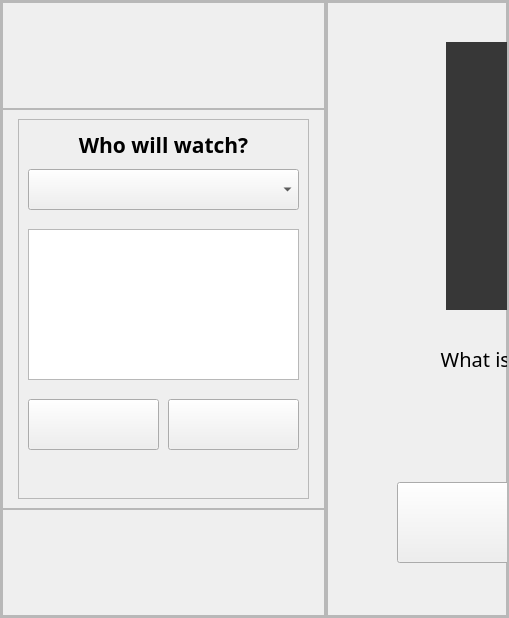
      <widget class="QWidget" name="page_2">
       <layout class="QVBoxLayout" name="verticalLayout">
        <property name="spacing">
         <number>0</number>
        </property>
        <property name="leftMargin">
         <number>0</number>
        </property>
        <property name="topMargin">
         <number>0</number>
        </property>
        <property name="rightMargin">
         <number>0</number>
        </property>
        <property name="bottomMargin">
         <number>0</number>
        </property>
        <item>
         <widget class="QFrame" name="frame">
          <property name="maximumSize">
           <size>
            <width>16777215</width>
            <height>40</height>
           </size>
          </property>
          <property name="styleSheet">
           <string notr="true"/>
          </property>
          <property name="frameShape">
           <enum>QFrame::StyledPanel</enum>
          </property>
          <property name="frameShadow">
           <enum>QFrame::Raised</enum>
          </property>
         </widget>
        </item>
        <item>
         <widget class="QFrame" name="frame_2">
          <property name="styleSheet">
           <string notr="true"/>
          </property>
          <property name="frameShape">
           <enum>QFrame::StyledPanel</enum>
          </property>
          <property name="frameShadow">
           <enum>QFrame::Raised</enum>
          </property>
          <layout class="QHBoxLayout" name="horizontalLayout_2">
           <property name="spacing">
            <number>0</number>
           </property>
           <property name="leftMargin">
            <number>0</number>
           </property>
           <property name="topMargin">
            <number>0</number>
           </property>
           <property name="rightMargin">
            <number>0</number>
           </property>
           <property name="bottomMargin">
            <number>0</number>
           </property>
           <item>
            <widget class="QFrame" name="frame_5">
             <property name="styleSheet">
              <string notr="true"/>
             </property>
             <property name="frameShape">
              <enum>QFrame::StyledPanel</enum>
             </property>
             <property name="frameShadow">
              <enum>QFrame::Raised</enum>
             </property>
             <layout class="QVBoxLayout" name="verticalLayout_3">
              <property name="spacing">
               <number>0</number>
              </property>
              <property name="leftMargin">
               <number>0</number>
              </property>
              <property name="topMargin">
               <number>0</number>
              </property>
              <property name="rightMargin">
               <number>0</number>
              </property>
              <property name="bottomMargin">
               <number>0</number>
              </property>
              <item>
               <widget class="QFrame" name="frame_10">
                <property name="frameShape">
                 <enum>QFrame::StyledPanel</enum>
                </property>
                <property name="frameShadow">
                 <enum>QFrame::Raised</enum>
                </property>
               </widget>
              </item>
              <item>
               <widget class="QFrame" name="frame_12">
                <property name="minimumSize">
                 <size>
                  <width>0</width>
                  <height>400</height>
                 </size>
                </property>
                <property name="maximumSize">
                 <size>
                  <width>16777215</width>
                  <height>400</height>
                 </size>
                </property>
                <property name="frameShape">
                 <enum>QFrame::StyledPanel</enum>
                </property>
                <property name="frameShadow">
                 <enum>QFrame::Raised</enum>
                </property>
                <layout class="QHBoxLayout" name="horizontalLayout_3">
                 <item>
                  <widget class="QFrame" name="frame_13">
                   <property name="maximumSize">
                    <size>
                     <width>53</width>
                     <height>16777215</height>
                    </size>
                   </property>
                   <property name="frameShape">
                    <enum>QFrame::StyledPanel</enum>
                   </property>
                   <property name="frameShadow">
                    <enum>QFrame::Raised</enum>
                   </property>
                  </widget>
                 </item>
                 <item>
                  <widget class="QFrame" name="frame_14">
                   <property name="minimumSize">
                    <size>
                     <width>291</width>
                     <height>0</height>
                    </size>
                   </property>
                   <property name="maximumSize">
                    <size>
                     <width>281</width>
                     <height>16777215</height>
                    </size>
                   </property>
                   <property name="frameShape">
                    <enum>QFrame::StyledPanel</enum>
                   </property>
                   <property name="frameShadow">
                    <enum>QFrame::Raised</enum>
                   </property>
                   <widget class="QComboBox" name="whoWillWatchComboBox">
                    <property name="geometry">
                     <rect>
                      <x>10</x>
                      <y>50</y>
                      <width>271</width>
                      <height>41</height>
                     </rect>
                    </property>
                    <property name="font">
                     <font>
                      <family>Poppins</family>
                      <pointsize>12</pointsize>
                      <weight>50</weight>
                      <bold>false</bold>
                     </font>
                    </property>
                    <property name="cursor">
                     <cursorShape>PointingHandCursor</cursorShape>
                    </property>
                   </widget>
                   <widget class="QLabel" name="whoWillWatchLabel">
                    <property name="geometry">
                     <rect>
                      <x>10</x>
                      <y>0</y>
                      <width>271</width>
                      <height>41</height>
                     </rect>
                    </property>
                    <property name="font">
                     <font>
                      <family>Poppins</family>
                      <pointsize>16</pointsize>
                      <weight>75</weight>
                      <bold>true</bold>
                     </font>
                    </property>
                    <property name="text">
                     <string>Who will watch?</string>
                    </property>
                    <property name="alignment">
                     <set>Qt::AlignBottom|Qt::AlignHCenter</set>
                    </property>
                   </widget>
                   <widget class="QListWidget" name="whoWillWatchList">
                    <property name="geometry">
                     <rect>
                      <x>10</x>
                      <y>110</y>
                      <width>271</width>
                      <height>151</height>
                     </rect>
                    </property>
                    <property name="font">
                     <font>
                      <family>Roboto</family>
                      <pointsize>14</pointsize>
                      <weight>75</weight>
                      <bold>true</bold>
                     </font>
                    </property>
                   </widget>
                   <widget class="QPushButton" name="addWhoWatchButton">
                    <property name="geometry">
                     <rect>
                      <x>10</x>
                      <y>280</y>
                      <width>131</width>
                      <height>51</height>
                     </rect>
                    </property>
                    <property name="cursor">
                     <cursorShape>PointingHandCursor</cursorShape>
                    </property>
                    <property name="icon">
                     <iconset>
                      <normaloff>../rsc/icons/black_icons/add_black_24dp.svg</normaloff>../rsc/icons/black_icons/add_black_24dp.svg</iconset>
                    </property>
                    <property name="iconSize">
                     <size>
                      <width>30</width>
                      <height>30</height>
                     </size>
                    </property>
                   </widget>
                   <widget class="QPushButton" name="deleteWhoWatchButton">
                    <property name="geometry">
                     <rect>
                      <x>150</x>
                      <y>280</y>
                      <width>131</width>
                      <height>51</height>
                     </rect>
                    </property>
                    <property name="cursor">
                     <cursorShape>PointingHandCursor</cursorShape>
                    </property>
                    <property name="icon">
                     <iconset>
                      <normaloff>../rsc/icons/black_icons/delete_black_24dp.svg</normaloff>../rsc/icons/black_icons/delete_black_24dp.svg</iconset>
                    </property>
                    <property name="iconSize">
                     <size>
                      <width>30</width>
                      <height>30</height>
                     </size>
                    </property>
                   </widget>
                  </widget>
                 </item>
                 <item>
                  <widget class="QFrame" name="frame_15">
                   <property name="frameShape">
                    <enum>QFrame::StyledPanel</enum>
                   </property>
                   <property name="frameShadow">
                    <enum>QFrame::Raised</enum>
                   </property>
                  </widget>
                 </item>
                </layout>
               </widget>
              </item>
              <item>
               <widget class="QFrame" name="frame_11">
                <property name="frameShape">
                 <enum>QFrame::StyledPanel</enum>
                </property>
                <property name="frameShadow">
                 <enum>QFrame::Raised</enum>
                </property>
               </widget>
              </item>
             </layout>
            </widget>
           </item>
           <item>
            <widget class="QFrame" name="frame_4">
             <property name="maximumSize">
              <size>
               <width>416</width>
               <height>16777215</height>
              </size>
             </property>
             <property name="styleSheet">
              <string notr="true"/>
             </property>
             <property name="frameShape">
              <enum>QFrame::StyledPanel</enum>
             </property>
             <property name="frameShadow">
              <enum>QFrame::Raised</enum>
             </property>
             <layout class="QVBoxLayout" name="verticalLayout_2">
              <property name="spacing">
               <number>0</number>
              </property>
              <property name="leftMargin">
               <number>0</number>
              </property>
              <property name="topMargin">
               <number>0</number>
              </property>
              <property name="rightMargin">
               <number>0</number>
              </property>
              <property name="bottomMargin">
               <number>0</number>
              </property>
              <item>
               <widget class="QFrame" name="frame_8">
                <property name="maximumSize">
                 <size>
                  <width>16777215</width>
                  <height>16777215</height>
                 </size>
                </property>
                <property name="styleSheet">
                 <string notr="true"/>
                </property>
                <property name="frameShape">
                 <enum>QFrame::StyledPanel</enum>
                </property>
                <property name="frameShadow">
                 <enum>QFrame::Raised</enum>
                </property>
               </widget>
              </item>
              <item>
               <widget class="QFrame" name="frame_7">
                <property name="minimumSize">
                 <size>
                  <width>180</width>
                  <height>614</height>
                 </size>
                </property>
                <property name="maximumSize">
                 <size>
                  <width>414</width>
                  <height>614</height>
                 </size>
                </property>
                <property name="frameShape">
                 <enum>QFrame::StyledPanel</enum>
                </property>
                <property name="frameShadow">
                 <enum>QFrame::Raised</enum>
                </property>
                <widget class="QPushButton" name="drawButton">
                 <property name="geometry">
                  <rect>
                   <x>70</x>
                   <y>480</y>
                   <width>271</width>
                   <height>81</height>
                  </rect>
                 </property>
                 <property name="cursor">
                  <cursorShape>PointingHandCursor</cursorShape>
                 </property>
                 <property name="text">
                  <string/>
                 </property>
                 <property name="icon">
                  <iconset>
                   <normaloff>../rsc/icons/black_icons/role-playing.svg</normaloff>../rsc/icons/black_icons/role-playing.svg</iconset>
                 </property>
                 <property name="iconSize">
                  <size>
                   <width>40</width>
                   <height>40</height>
                  </size>
                 </property>
                </widget>
                <widget class="QLabel" name="posterLabel">
                 <property name="geometry">
                  <rect>
                   <x>119</x>
                   <y>40</y>
                   <width>180</width>
                   <height>268</height>
                  </rect>
                 </property>
                 <property name="minimumSize">
                  <size>
                   <width>180</width>
                   <height>268</height>
                  </size>
                 </property>
                 <property name="styleSheet">
                  <string notr="true">background-color: rgb(55, 55, 55);</string>
                 </property>
                 <property name="text">
                  <string/>
                 </property>
                 <property name="scaledContents">
                  <bool>true</bool>
                 </property>
                </widget>
                <widget class="QLabel" name="titleLabel">
                 <property name="geometry">
                  <rect>
                   <x>0</x>
                   <y>310</y>
                   <width>411</width>
                   <height>61</height>
                  </rect>
                 </property>
                 <property name="font">
                  <font>
                   <family>Poppins</family>
                   <pointsize>15</pointsize>
                   <weight>50</weight>
                   <bold>false</bold>
                  </font>
                 </property>
                 <property name="text">
                  <string>What is going next?</string>
                 </property>
                 <property name="alignment">
                  <set>Qt::AlignBottom|Qt::AlignHCenter</set>
                 </property>
                </widget>
                <widget class="QLabel" name="userNameLabel">
                 <property name="geometry">
                  <rect>
                   <x>0</x>
                   <y>380</y>
                   <width>411</width>
                   <height>31</height>
                  </rect>
                 </property>
                 <property name="font">
                  <font>
                   <family>Poppins</family>
                   <pointsize>12</pointsize>
                   <weight>50</weight>
                   <bold>false</bold>
                  </font>
                 </property>
                 <property name="text">
                  <string/>
                 </property>
                 <property name="alignment">
                  <set>Qt::AlignHCenter|Qt::AlignTop</set>
                 </property>
                </widget>
               </widget>
              </item>
              <item>
               <widget class="QFrame" name="frame_9">
                <property name="maximumSize">
                 <size>
                  <width>16777215</width>
                  <height>16777215</height>
                 </size>
                </property>
                <property name="styleSheet">
                 <string notr="true"/>
                </property>
                <property name="frameShape">
                 <enum>QFrame::StyledPanel</enum>
                </property>
                <property name="frameShadow">
                 <enum>QFrame::Raised</enum>
                </property>
               </widget>
              </item>
             </layout>
            </widget>
           </item>
           <item>
            <widget class="QFrame" name="frame_6">
             <property name="frameShape">
              <enum>QFrame::StyledPanel</enum>
             </property>
             <property name="frameShadow">
              <enum>QFrame::Raised</enum>
             </property>
            </widget>
           </item>
          </layout>
         </widget>
        </item>
        <item>
         <widget class="QFrame" name="frame_3">
          <property name="maximumSize">
           <size>
            <width>16777215</width>
            <height>40</height>
           </size>
          </property>
          <property name="styleSheet">
           <string notr="true"/>
          </property>
          <property name="frameShape">
           <enum>QFrame::StyledPanel</enum>
          </property>
          <property name="frameShadow">
           <enum>QFrame::Raised</enum>
          </property>
         </widget>
        </item>
       </layout>
      </widget>
